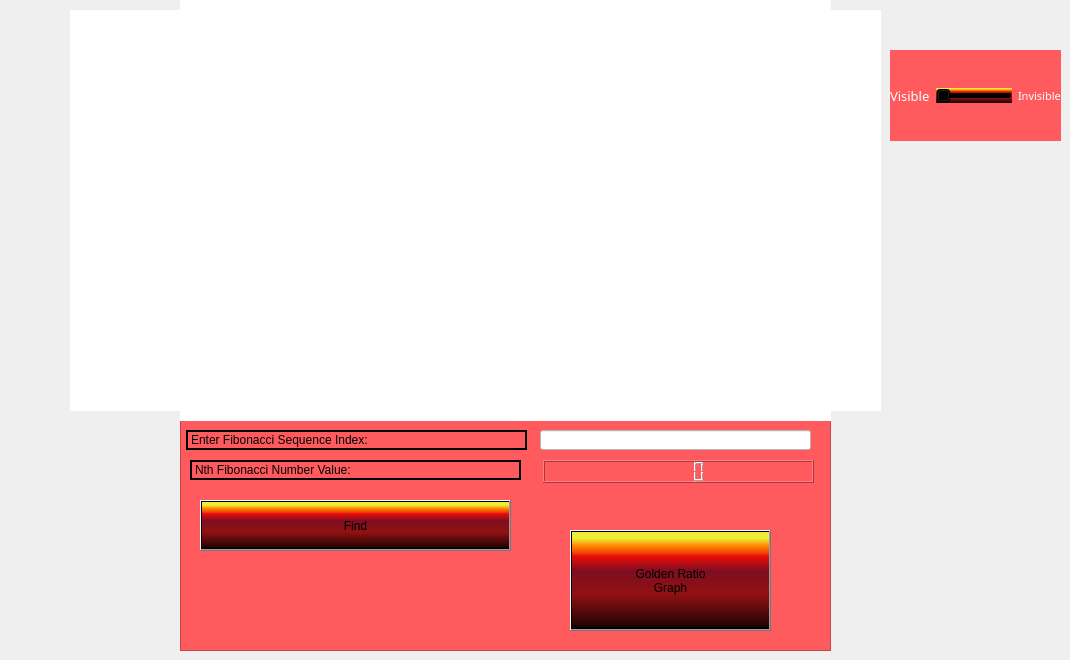
    <widget class="QWidget" name="page_3">
     <property name="styleSheet">
      <string notr="true">#page_3{
border-image: url(:/hw/icons/4884841.jpg);
}</string>
     </property>
     <widget class="MplWidget_2" name="MplWidget_2" native="true">
      <property name="geometry">
       <rect>
        <x>70</x>
        <y>10</y>
        <width>811</width>
        <height>401</height>
       </rect>
      </property>
      <property name="styleSheet">
       <string notr="true">background-color: rgb(255, 255, 255);</string>
      </property>
     </widget>
     <widget class="QFrame" name="frame_5">
      <property name="geometry">
       <rect>
        <x>180</x>
        <y>420</y>
        <width>651</width>
        <height>231</height>
       </rect>
      </property>
      <property name="styleSheet">
       <string notr="true">background-color: rgb(255, 90, 93);</string>
      </property>
      <property name="frameShape">
       <enum>QFrame::StyledPanel</enum>
      </property>
      <property name="frameShadow">
       <enum>QFrame::Raised</enum>
      </property>
      <widget class="QLineEdit" name="lineEdit">
       <property name="geometry">
        <rect>
         <x>360</x>
         <y>10</y>
         <width>271</width>
         <height>20</height>
        </rect>
       </property>
       <property name="styleSheet">
        <string notr="true">background-color: rgb(255, 255, 255);</string>
       </property>
      </widget>
      <widget class="QLabel" name="label_20">
       <property name="geometry">
        <rect>
         <x>6</x>
         <y>10</y>
         <width>341</width>
         <height>20</height>
        </rect>
       </property>
       <property name="styleSheet">
        <string notr="true">font: 87 12pt &quot;Arial Black&quot;;</string>
       </property>
       <property name="frameShape">
        <enum>QFrame::WinPanel</enum>
       </property>
       <property name="text">
        <string>Enter Fibonacci Sequence Index:</string>
       </property>
      </widget>
      <widget class="QLabel" name="label_21">
       <property name="geometry">
        <rect>
         <x>10</x>
         <y>40</y>
         <width>331</width>
         <height>20</height>
        </rect>
       </property>
       <property name="styleSheet">
        <string notr="true">font: 87 12pt &quot;Arial Black&quot;;</string>
       </property>
       <property name="frameShape">
        <enum>QFrame::WinPanel</enum>
       </property>
       <property name="text">
        <string>Nth Fibonacci Number Value:</string>
       </property>
      </widget>
      <widget class="QPushButton" name="pushButton_3">
       <property name="geometry">
        <rect>
         <x>20</x>
         <y>80</y>
         <width>311</width>
         <height>51</height>
        </rect>
       </property>
       <property name="styleSheet">
        <string notr="true">font: 87 20pt &quot;Arial Black&quot;;

background-color: qlineargradient(spread:pad, x1:0, y1:1, x2:0, y2:0, stop:0 rgba(0, 0, 0, 255), stop:0.05 rgba(41, 4, 4, 255), stop:0.36 rgba(145, 17, 17, 255), stop:0.6 rgba(126, 14, 33, 255), stop:0.75 rgba(234, 11, 11, 255), stop:0.79 rgba(244, 70, 5, 255), stop:0.86 rgba(255, 136, 0, 255), stop:0.935 rgba(239, 236, 55, 255));</string>
       </property>
       <property name="text">
        <string>Find</string>
       </property>
      </widget>
      <widget class="QPushButton" name="pushButton_5">
       <property name="geometry">
        <rect>
         <x>390</x>
         <y>110</y>
         <width>201</width>
         <height>101</height>
        </rect>
       </property>
       <property name="styleSheet">
        <string notr="true">background-color: qlineargradient(spread:pad, x1:0, y1:1, x2:0, y2:0, stop:0 rgba(0, 0, 0, 255), stop:0.05 rgba(41, 4, 4, 255), stop:0.36 rgba(145, 17, 17, 255), stop:0.6 rgba(126, 14, 33, 255), stop:0.75 rgba(234, 11, 11, 255), stop:0.79 rgba(244, 70, 5, 255), stop:0.86 rgba(255, 136, 0, 255), stop:0.935 rgba(239, 236, 55, 255));
font: 87 20pt &quot;Arial Black&quot;;</string>
       </property>
       <property name="text">
        <string>Golden Ratio
Graph</string>
       </property>
      </widget>
      <widget class="QLCDNumber" name="lcdNumber_5">
       <property name="geometry">
        <rect>
         <x>363</x>
         <y>40</y>
         <width>271</width>
         <height>23</height>
        </rect>
       </property>
       <property name="styleSheet">
        <string notr="true">background-color: rgb(255, 90, 93);</string>
       </property>
       <property name="frameShape">
        <enum>QFrame::Box</enum>
       </property>
      </widget>
     </widget>
     <widget class="QFrame" name="frame_6">
      <property name="geometry">
       <rect>
        <x>890</x>
        <y>50</y>
        <width>171</width>
        <height>91</height>
       </rect>
      </property>
      <property name="styleSheet">
       <string notr="true">background-color: rgb(255, 90, 93);</string>
      </property>
      <property name="frameShape">
       <enum>QFrame::StyledPanel</enum>
      </property>
      <property name="frameShadow">
       <enum>QFrame::Raised</enum>
      </property>
      <widget class="QWidget" name="horizontalLayoutWidget_2">
       <property name="geometry">
        <rect>
         <x>0</x>
         <y>0</y>
         <width>171</width>
         <height>91</height>
        </rect>
       </property>
       <layout class="QHBoxLayout" name="horizontalLayout_2">
        <item>
         <widget class="QLabel" name="label_15">
          <property name="font">
           <font>
            <family>Arial Black</family>
            <pointsize>10</pointsize>
            <weight>10</weight>
            <italic>false</italic>
            <bold>false</bold>
           </font>
          </property>
          <property name="styleSheet">
           <string notr="true">color: rgb(255, 255, 255);
font: 87 10pt &quot;Arial Black&quot;;</string>
          </property>
          <property name="text">
           <string>Visible</string>
          </property>
         </widget>
        </item>
        <item>
         <widget class="QSlider" name="horizontalSlider_2">
          <property name="styleSheet">
           <string notr="true">background-color: qlineargradient(spread:pad, x1:0, y1:1, x2:0, y2:0, stop:0 rgba(0, 0, 0, 255), stop:0.05 rgba(41, 4, 4, 255), stop:0.36 rgba(145, 17, 17, 255), stop:0.6 rgba(126, 14, 33, 255), stop:0.75 rgba(234, 11, 11, 255), stop:0.79 rgba(244, 70, 5, 255), stop:0.86 rgba(255, 136, 0, 255), stop:0.935 rgba(239, 236, 55, 255));
</string>
          </property>
          <property name="maximum">
           <number>1</number>
          </property>
          <property name="orientation">
           <enum>Qt::Horizontal</enum>
          </property>
          <property name="invertedAppearance">
           <bool>false</bool>
          </property>
         </widget>
        </item>
        <item>
         <widget class="QLabel" name="label_18">
          <property name="font">
           <font>
            <family>Arial Black</family>
            <pointsize>8</pointsize>
            <weight>10</weight>
            <italic>false</italic>
            <bold>false</bold>
           </font>
          </property>
          <property name="styleSheet">
           <string notr="true">color: rgb(255, 255, 255);
font: 87 8pt &quot;Arial Black&quot;;</string>
          </property>
          <property name="text">
           <string>Invisible</string>
          </property>
         </widget>
        </item>
       </layout>
      </widget>
     </widget>
     <widget class="QLabel" name="label_14">
      <property name="geometry">
       <rect>
        <x>180</x>
        <y>0</y>
        <width>651</width>
        <height>421</height>
       </rect>
      </property>
      <property name="styleSheet">
       <string notr="true">
background-color: rgb(255,255,255);</string>
      </property>
      <property name="text">
       <string/>
      </property>
     </widget>
    </widget>
